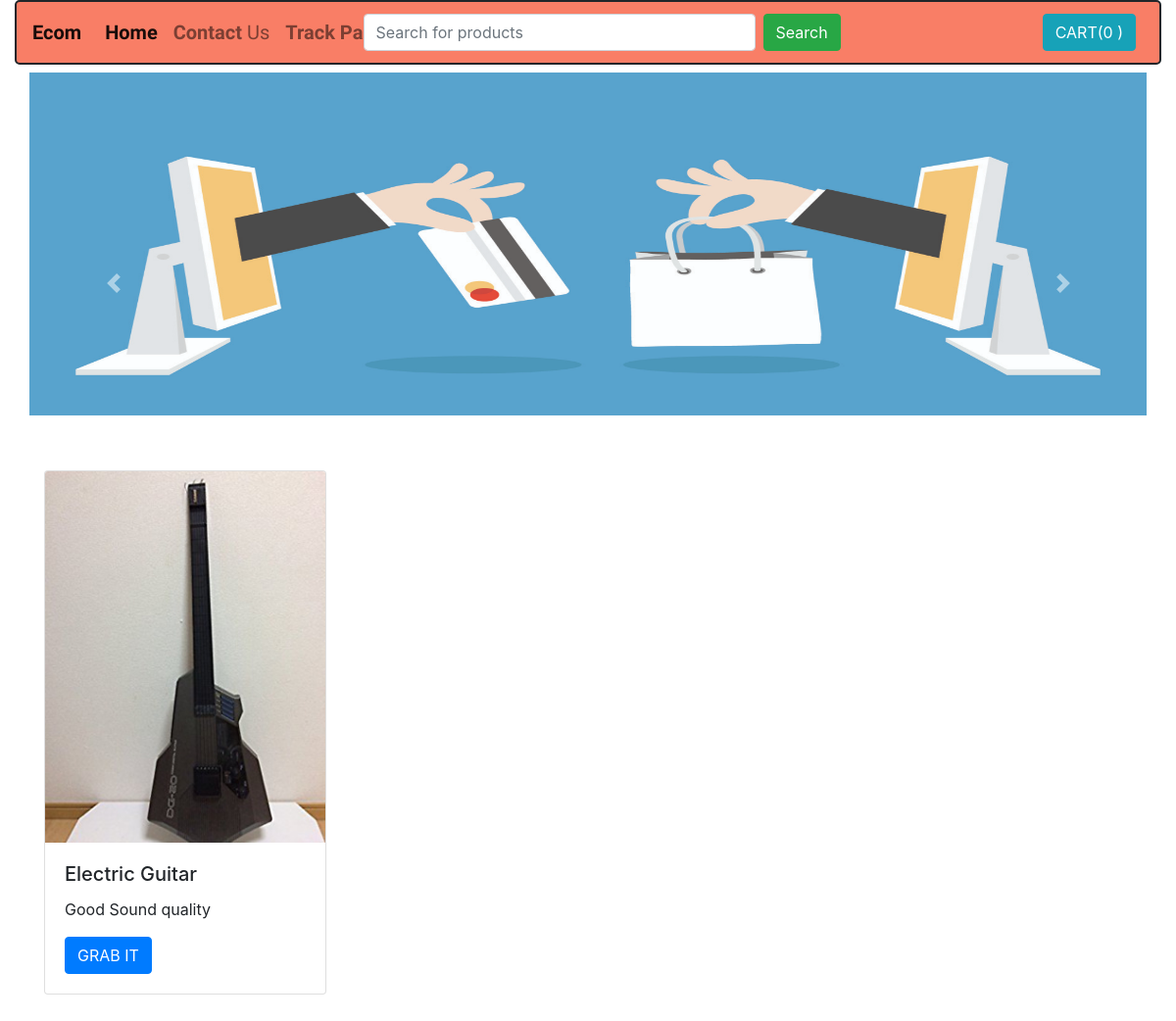
The page /shop/products/4 on the database its author committed.
### shop/models.py (models this page shows, shortened)
class Product(models.Model):
    product_id =  models.AutoField
    product_name =models.CharField(max_length=50)
    product_category =models.CharField(max_length=50,default="")
    product_price =models.IntegerField(default=0)
    product_desc= models.CharField(max_length=300)
    pub_date= models.DateField()
    product_image=models.ImageField(upload_to="shop/images",default="")

### shop/views.py (the view)
# urls.py: path('products/<int:myid>',views.products,name="product page"),
def products(request,myid):
    product= Product.objects.filter(id=myid)
    params ={'product':product[0]}      # since there is only one product
    return render(request,"shop/products.html",params)

### shop/templates/shop/products.html
{% extends 'shop/basic.html'   %}
{% block body %}
<div class="container">
<div class ="row ">
<div class=" col-lg-6 my-5">
 <div class="card" style="width: 18rem;">
  <img src="/media/{{product.product_image}}" class="card-img-top" alt="...">
  <div class="card-body">
    <h5 class="card-title">{{product.product_name}}</h5>
    <p class="card-text">{{product.product_desc}}</p>
    <a href="#" class="btn btn-primary">GRAB IT</a>
  </div>
</div>
</div>
</div>
</div>
{% endblock %}

### rows shown on the page
Product: product_image (picture), product_name "Electric Guitar", product_desc "Good Sound quality"
